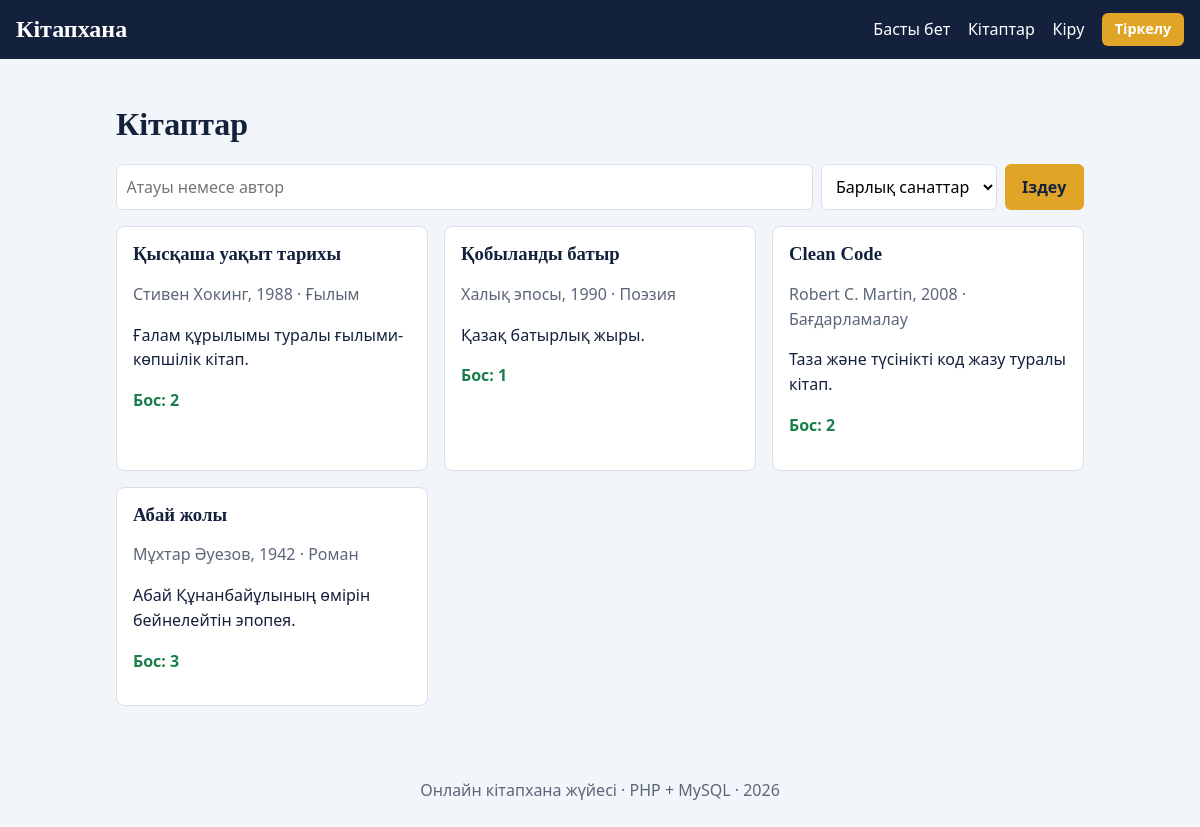
The page /books.php on the database its author committed.
### tables this page shows
CREATE TABLE IF NOT EXISTS books (
  id INT AUTO_INCREMENT PRIMARY KEY,
  title VARCHAR(150) NOT NULL,
  author VARCHAR(100) NOT NULL,
  category_id INT NOT NULL,
  year SMALLINT NOT NULL,
  description TEXT,
  copies TINYINT UNSIGNED NOT NULL DEFAULT 1,
  user_id INT NULL,
  created_at TIMESTAMP DEFAULT CURRENT_TIMESTAMP,
  FOREIGN KEY (category_id) REFERENCES categories(id),
  FOREIGN KEY (user_id) REFERENCES users(id) ON DELETE SET NULL
);

CREATE TABLE IF NOT EXISTS categories (
  id INT AUTO_INCREMENT PRIMARY KEY,
  name VARCHAR(60) NOT NULL UNIQUE
);

### config.php (called while the page is built, shortened)
<?php
function e($s) { return htmlspecialchars((string)$s, ENT_QUOTES, 'UTF-8'); }

### books.php (the view, shortened to what this page needs)
<?php $title = 'Кітаптар'; require 'header.php';
$q = trim($_GET['q'] ?? ''); $cat = (int)($_GET['cat'] ?? 0);
$page = max(1, (int)($_GET['page'] ?? 1)); $per = 6;
$where = []; $p = [];
$w = $where ? 'WHERE '.implode(' AND ', $where) : '';
$st = $pdo->prepare("SELECT COUNT(*) FROM books b $w"); $st->execute($p);
$total = (int)$st->fetchColumn(); $pages = max(1, (int)ceil($total / $per)); $page = min($page, $pages);
$off = ($page - 1) * $per;
$st = $pdo->prepare("SELECT b.*, c.name cat,
  b.copies - (SELECT COUNT(*) FROM loans l WHERE l.book_id=b.id AND l.returned_at IS NULL) AS free
  FROM books b JOIN categories c ON c.id=b.category_id $w ORDER BY b.id DESC LIMIT $per OFFSET $off");
$st->execute($p); $books = $st->fetchAll();
?>
<h1>Кітаптар</h1>
<form method="get" class="filters">
  <input type="search" name="q" value="<?= e($q) ?>" placeholder="Атауы немесе автор" aria-label="Іздеу">
  <select name="cat" aria-label="Санат">
    <option value="0">Барлық санаттар</option>
  </select>
  <button class="btn">Іздеу</button>
</form>
<div class="grid">
<?php foreach ($books as $b): $me = user(); $owner = $me && ($me['role'] === 'admin' || $me['id'] == $b['user_id']); ?>
  <article class="card">
    <h3><?= e($b['title']) ?></h3>
    <p class="muted"><?= e($b['author']) ?>, <?= (int)$b['year'] ?> · <?= e($b['cat']) ?></p>
    <p><?= e(mb_strimwidth($b['description'] ?? '', 0, 110, '…')) ?></p>
    <p class="<?= $b['free'] > 0 ? 'ok' : 'no' ?>"><?= $b['free'] > 0 ? 'Бос: '.(int)$b['free'] : 'Қазір қолда жоқ' ?></p>
  </article>
<?php endforeach; ?>
</div>
<?php require 'footer.php'; ?>

### style.css (style rules this page uses)
:root { --ink:#14213d;--bg:#f2f5f9;--card:#fff;--accent:#e0a526;--muted:#5b6678;--line:#d9e0ea;--ok:#1b7f4b;--no:#b3261e }
* { box-sizing:border-box }
body { margin:0;font:16px/1.55 system-ui,Segoe UI,Arial,sans-serif;background:var(--bg);color:var(--ink) }
h1,h2,h3,.brand { font-family:Georgia,"Times New Roman",serif;line-height:1.2 }
.btn { display:inline-block;background:var(--accent);color:var(--ink);border:0;border-radius:6px;padding:.6rem 1.1rem;font:inherit;font-weight:600;cursor:pointer;text-decoration:none }
.searchbar,.filters { display:flex;gap:.5rem;flex-wrap:wrap;margin:1rem 0 }
input,select,textarea { font:inherit;padding:.6rem;border:1px solid var(--line);border-radius:6px;background:#fff;width:100% }
.searchbar input,.filters input { flex:1 1 220px;width:auto }
.filters select { width:auto }
.grid { display:grid;grid-template-columns:repeat(auto-fill,minmax(260px,1fr));gap:1rem }
.card { background:var(--card);border:1px solid var(--line);border-radius:8px;padding:1rem }
.card h3 { margin:0 0 .3rem }
.muted { color:var(--muted) }
.ok { color:var(--ok);font-weight:600 }

### rows shown on the page
books: title "Қысқаша уақыт тарихы", author "Стивен Хокинг", year "1988", category.name "Ғылым", description "Ғалам құрылымы туралы ғылыми-көпшілік кітап.", free "2"
books: title "Қобыланды батыр", author "Халық эпосы", year "1990", category.name "Поэзия", description "Қазақ батырлық жыры.", free "1"
books: title "Clean Code", author "Robert C. Martin", year "2008", category.name "Бағдарламалау", description "Таза және түсінікті код жазу туралы кітап.", free "2"
books: title "Абай жолы", author "Мұхтар Әуезов", year "1942", category.name "Роман", description "Абай Құнанбайұлының өмірін бейнелейтін эпопея.", free "3"
